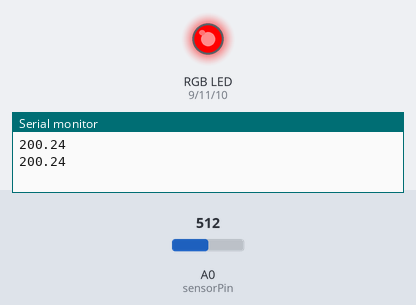
A sketch run on a simulated Arduino Uno, built with avr-gcc and run on an emulated ATmega328P. Shown: an RGB LED mixed from three pins (HIGH = lit), the last lines printed to the serial monitor. Inputs (shaded band) come from the test bench; at power-on: A0 (sensorPin) = 512.

Above: at 1.2 s.
1.3 s: A0 (sensorPin) set to 168
3.3 s: A0 (sensorPin) set to 155
At 5.4 s:
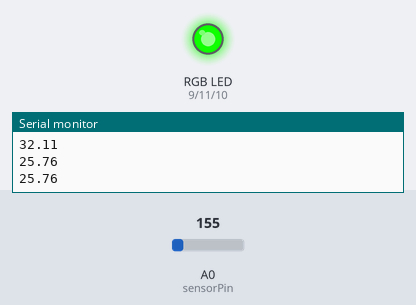
5.7 s: A0 (sensorPin) set to 122
At 6.9 s:
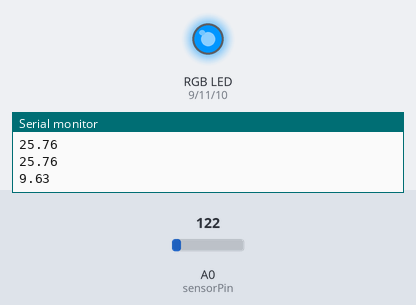
7.8 s: A0 (sensorPin) set to 127
At 9.5 s:
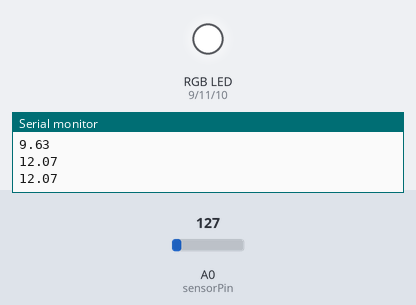
9.9 s: A0 (sensorPin) set to 306
At 10.9 s:
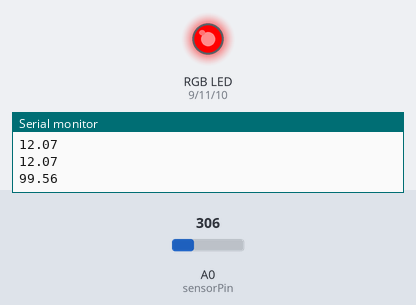
12.0 s: A0 (sensorPin) set to 16
At 13.5 s:
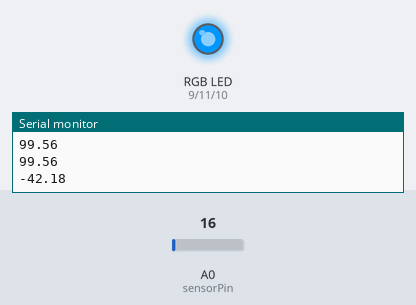
Timing chart, 0 to 15.0 s (numbered marks = the images above; inputs shaded):
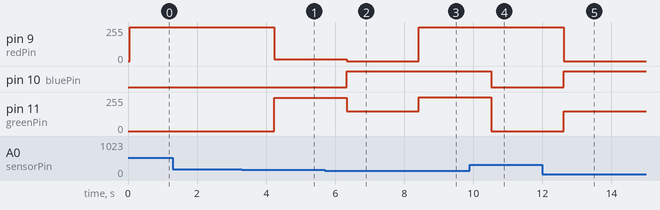

Measured:
- the behaviour switches between 156 and 155 on A0 (sensorPin) (found by bisection; images 0 and 1)
- the behaviour switches between 126 and 127 on A0 (sensorPin) (found by bisection; images 2 and 3)
- after the input at 3.3 s, pin 9 (redPin): 255/255 → 15/255 after 0.94 s; pin 11 (greenPin): 0/255 → 250/255 after 0.94 s
- after the input at 5.7 s, pin 9 (redPin): 15/255 → 0/255 after 0.63 s; pin 10 (bluePin): LOW → HIGH after 0.63 s; pin 11 (greenPin): 250/255 → 150/255 after 0.63 s
- after the input at 7.8 s, pin 9 (redPin): 0/255 → 255/255 after 0.63 s; pin 11 (greenPin): 150/255 → 255/255 after 0.63 s
- after the input at 9.9 s, pin 10 (bluePin): HIGH → LOW after 0.62 s; pin 11 (greenPin): 255/255 → 0/255 after 0.62 s
- after the input at 12.0 s, pin 9 (redPin): 255/255 → 0/255 after 0.62 s; pin 10 (bluePin): LOW → HIGH after 0.62 s; pin 11 (greenPin): 0/255 → 150/255 after 0.62 s

The sketch:

TermometroDigital.ino
```cpp
/*const int sensorPin = A0;

// Asignamos los pines según la última prueba que te funcionó
const int redPin = 9;    // Pin 9
const int greenPin = 11; // Pin 10 (este es el que hacía el verde)
const int bluePin = 10;  // Pin 11 (este es el que hacía el azul)

void setup() {
  Serial.begin(9600);
  pinMode(redPin, OUTPUT);
  pinMode(greenPin, OUTPUT);
  pinMode(bluePin, OUTPUT);
}

void loop() {
  int lectura = analogRead(sensorPin);
  float voltaje = lectura * (5.0 / 1023.0);
  float temperaturaC = (voltaje - 0.5) * 100.0;

  Serial.println(temperaturaC);

  // Lógica de colores
  if (temperaturaC < 18.0) {
    // Frío: AZUL puro
    setColor(0, 0, 255);
  }
  else if (temperaturaC >= 18.0 && temperaturaC <= 28.0) {
    // Templado: VERDE puro
    setColor(0, 255, 0);
  }
  else {
    // Calor: ROJO puro
    setColor(255, 0, 0);
  }

  delay(1000);
}

// FUNCIÓN CORREGIDA
void setColor(int r, int g, int b) {
  // Si el valor es 0, apagamos el pin de forma absoluta. Si no, usamos PWM.
  if (r == 0) { digitalWrite(redPin, LOW); } else { analogWrite(redPin, r); }
  if (g == 0) { digitalWrite(greenPin, LOW); } else { analogWrite(greenPin, g); }
  if (b == 0) { digitalWrite(bluePin, LOW); } else { analogWrite(bluePin, b); }
}*/

//VERSION 2
const int sensorPin = A0;

// Pines confirmados
// Pines corregidos según tu conexión física real:
const int redPin = 9;
const int bluePin = 10;    // El azul está en el pin 10
const int greenPin = 11;   // El verde está en el pin 11


void setup() {
  Serial.begin(9600);
  pinMode(redPin, OUTPUT);
  pinMode(bluePin, OUTPUT);
  pinMode(greenPin, OUTPUT);
}

void loop() {
  float temperaturaC;

  // ==========================================
  // MODO SIMULACIÓN (Para probar sin esperar cambios de temperatura)
  // Cambia el número (ej: 14.0, 19.0, 24.0) para probar cada color.
  // Para volver a la lectura del sensor poner el valor en negativo (-1)
  float temperaturaSimulada = -1;
  // ==========================================

  // Si la simulación está activa, usamos ese valor. Si no, leemos el sensor.
  if (temperaturaSimulada >= 0) { // Usamos esto como interruptor rápido
    temperaturaC = temperaturaSimulada;
    Serial.print("[MODO PRUEBA] Temperatura forzada: ");
  } else {
    // Lectura normal del sensor con promedio (por si vuelves al sensor real)
    float sumaLecturas = 0;
    int muestras = 15;
    for (int i = 0; i < muestras; i++) {
      sumaLecturas += analogRead(sensorPin);
      delay(3);
    }
    float lecturaPromedio = sumaLecturas / muestras;
    float voltaje = lecturaPromedio * (5.0 / 1023.0);
    temperaturaC = (voltaje - 0.5) * 100.0;
    //Serial.print("Temperatura real sensor: "); //Descomentar cuando no se conecte a PYTHON por problemas con Pyserial
  }
  Serial.println(temperaturaC); //Solo para la comunicación con pyserial
  //Serial.print(temperaturaC);  //Descomentar cuando no se conecte a python por problemas con Pyserial
  //Serial.println(" °C");       //Descomentar cuando no se conecte a python por problemas con Pyserial

  // --- LÓGICA DE RANGOS Y COLORES ---
  if (temperaturaC < 12.0) {
    setColor(0, 150, 255); // Azul claro (< 12°C)
  }
  else if (temperaturaC >= 12.0 && temperaturaC < 16.0) {
    setColor(255, 255, 255);  // blanco
  }
  else if (temperaturaC >= 16.0 && temperaturaC < 22.0) {
    setColor(0, 255, 0);   // Verde (16°C a 22°C)
  }
  else if (temperaturaC >= 22.0 && temperaturaC < 26.0) {
    setColor(15, 250, 0); // Naranja claro (22°C a 26°C)
  }
  else {
    setColor(255, 0, 0);   // Rojo intenso (>= 26°C)
  }

  delay(1000);
}

// Función para Cátodo Común (0 = apagado, 255 = encendido)
void setColor(int r, int g, int b) {
  analogWrite(redPin, r);
  analogWrite(greenPin, g);
  analogWrite(bluePin, b);
}
```
